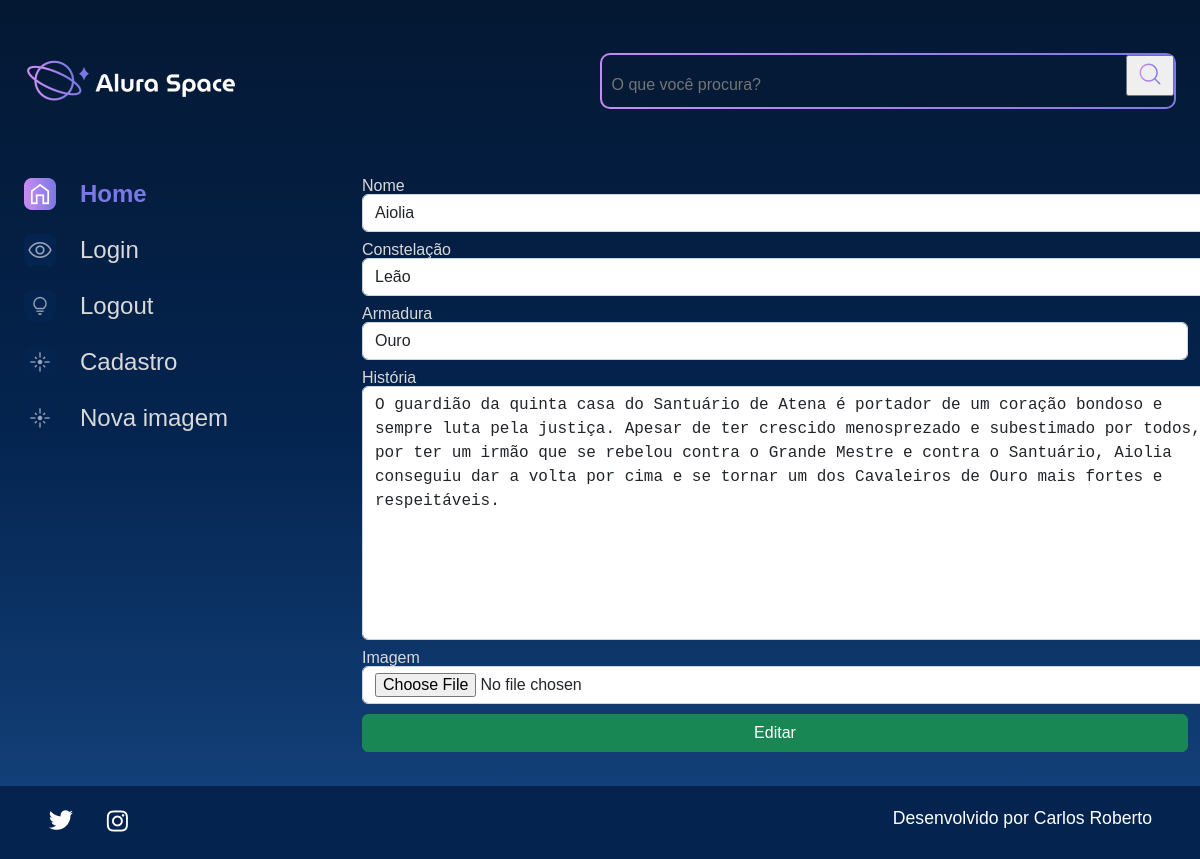
Page /editar_imagem/6 on the committed database.
### apps/galeria/models.py (models this page shows, shortened)
class Cavaleiro(models.Model):
    OPCOES_CATEGORIAS = [
        ('BRONZE', 'Bronze'),
        ('OURO', 'Ouro'),
        ('PRATA', 'Prata'),
    ]
    usuario = models.ForeignKey(
        to=User,
        on_delete=models.SET_NULL,
        null=True,
        blank=False,
        related_name='user',
    )
    nome = models.CharField(max_length=100, blank=False, null=False)
    constelacao = models.CharField(max_length=100, blank=False, null=False)
    armadura = models.CharField(max_length=100, choices=OPCOES_CATEGORIAS, default='')
    historia = models.TextField()
    imagem = models.ImageField(blank=True, upload_to='galeria/%Y%m')

### apps/galeria/views.py (the view)
# urls.py: path('editar_imagem/<int:foto_id>', views.editar_imagem, name='editar_imagem'),
def editar_imagem(request, foto_id):
    fotografia = Cavaleiro.objects.get(id=foto_id)
    form = FotografiaForms(instance=fotografia)
    if request.method == 'POST':
        form = FotografiaForms(request.POST, request.FILES, instance=fotografia)
        messages.success(request, 'Fotografia editada.')
        return redirect('apps.galeria:index')
    context = {
        'form': form,
        'foto_id': foto_id,
    }
    return render(request, 'galeria/editar_imagem.html', context)

### apps/galeria/forms.py
class FotografiaForms(forms.ModelForm):
    class Meta:
        model = Cavaleiro
        exclude = ['usuario',]
        labels = {
            'constelacao': 'Constelação',
            'historia': 'História',
        }
        widgets = {
            'nome': forms.TextInput(attrs={'class': 'form-control'}),
            'constelacao': forms.TextInput(attrs={'class': 'form-control'}),
            'armadura': forms.Select(attrs={'class': 'form-control'}),
            'historia': forms.Textarea(attrs={'class': 'form-control'}),
            'imagem': forms.FileInput(attrs={'class': 'form-control'}),
        }

### apps/galeria/templates/galeria/editar_imagem.html (shortened to what this page needs)
{% extends "base.html" %}
{% load static %}
{% block content %}
                        <section class="galeria" style="margin-left: 5em">
                            <form action="{% url 'apps.galeria:editar_imagem' foto_id %}" method="POST" enctype="multipart/form-data">
                                <div class="row">
                                    {% for field in form.visible_fields %}
                                        <div class="col-12 col-lg-12" style="margin-bottom: 10px">
                                            <label for="{{ field.id_for_label }}" style="color:#D9D9D9; margin-bottom: 10px">{{ field.label }}</label>
                                            {{ field }}
                                        </div>
                                    {% endfor %}
                                    <div class="col-12 col-lg-12" style="margin-bottom: 10px">
                                        <button type="submit" class="btn btn-success col-12" style="padding: top 5px">Editar</button>
                                    </div>
                                </div>
                            </form>
                        </section>
                    </div>
{% endblock content %}

### setup/static/styles/style.css (style rules this page uses)
html, body, div, span, applet, object, iframe, h1, h2, h3, h4, h5, h6, p, blockquote, pre, a, abbr, acronym, address, big, cite, code, del, dfn, em, img, ins, kbd, q, s, samp, small, strike, strong, sub, sup, tt, var, b, u, i, center, dl, dt, dd, ol, ul, li, fieldset, form, label, legend, table, caption, tbody, tfoot, thead, tr, th, td, article, aside, canvas, details, embed, figure, figcaption, footer, header, hgroup, menu, nav, output, ruby, section, summary, time, mark, audio, video { margin: 0; padding: 0; border: 0; font-size: 100%; font: inherit; vertical-align: baseline; }
article, aside, details, figcaption, figure, footer, header, hgroup, menu, nav, section { display: block; }
body { line-height: 1; font-family: 'Space Grotesk', sans-serif; min-height: 100vh; background: linear-gradient(#041833,#04244F,#154580); background-repeat: no-repeat; background-position: center; background-size: cover; }
.galeria { display: flex; width: 100%; }
.row { --bs-gutter-x: 1.5rem; --bs-gutter-y: 0; display: flex; flex-wrap: wrap; margin-top: calc(-1 * var(--bs-gutter-y)); margin-right: calc(-.5 * var(--bs-gutter-x)); margin-left: calc(-.5 * var(--bs-gutter-x)); }
.col-12 { flex: 0 0 auto; width: 100%; }
.btn { --bs-btn-padding-x: 0.75rem; --bs-btn-padding-y: 0.375rem; --bs-btn-font-family: ; --bs-btn-font-size: 1rem; --bs-btn-font-weight: 400; --bs-btn-line-height: 1.5; --bs-btn-color: #212529; --bs-btn-bg: transparent; --bs-btn-border-width: 1px; --bs-btn-border-color: transparent; --bs-btn-border-radius: 0.375rem; --bs-btn-hover-border-color: transparent; --bs-btn-box-shadow: inset 0 1px 0 rgba(255, 255, 255, 0.15),0 1px 1px rgba(0, 0, 0, 0.075); --bs-btn-disabled-opacity: 0.65; --bs-btn-focus-box-shadow: 0 0 0 0.25rem rgba(var(--bs-btn-focus-shadow-rgb), .5); display: inline-block; padding: var(--bs-btn-padding-y) var(--bs-btn-padding-x); font-family: var(--bs-btn-font-family); font-size: var(--bs-btn-font-size); font-weight: var(--bs-btn-font-weight); line-height: var(--bs-btn-line-height); color: var(--bs-btn-color); text-align: center; text-decoration: none; vertical-align: middle; cursor: pointer; -webkit-user-select: none; -moz-user-select: none; user-select: none; border: var(--bs-btn-border-width) solid var(--bs-btn-border-color); border-radius: var(--bs-btn-border-radius); background-color: var(--bs-btn-bg); transition: color .15s ease-in-out,background-color .15s ease-in-out,border-color .15s ease-in-out,box-shadow .15s ease-in-out; }
.btn-success { --bs-btn-color: #fff; --bs-btn-bg: #198754; --bs-btn-border-color: #198754; --bs-btn-hover-color: #fff; --bs-btn-hover-bg: #157347; --bs-btn-hover-border-color: #146c43; --bs-btn-focus-shadow-rgb: 60,153,110; --bs-btn-active-color: #fff; --bs-btn-active-bg: #146c43; --bs-btn-active-border-color: #13653f; --bs-btn-active-shadow: inset 0 3px 5px rgba(0, 0, 0, 0.125); --bs-btn-disabled-color: #fff; --bs-btn-disabled-bg: #198754; --bs-btn-disabled-border-color: #198754; }
.form-control { display: block; width: 100%; padding: 0.375rem 0.75rem; font-size: 1rem; font-weight: 400; line-height: 1.5; color: #212529; background-color: #fff; background-clip: padding-box; border: 1px solid #ced4da; -webkit-appearance: none; -moz-appearance: none; appearance: none; border-radius: 0.375rem; transition: border-color .15s ease-in-out,box-shadow .15s ease-in-out; }

### rows in the picture
Cavaleiro: visible_fields "Aiolia" "Leão" "Ouro" "O guardião da quinta casa do Santuário de Atena é portador de um coração bondoso e sempre luta pela justiça. Apesar de ter crescido menosprezado e subestimado por todos, por ter um irmão que se rebelou contra o Grande Mestre e contra o Santuário, Aiolia conseguiu dar a volta por cima e se tornar um dos Cavaleiros de Ouro mais fortes e respeitáveis."

### other values in the picture
{{ field.label }} "Nome" "Constelação" "Armadura" "História" "Imagem"
